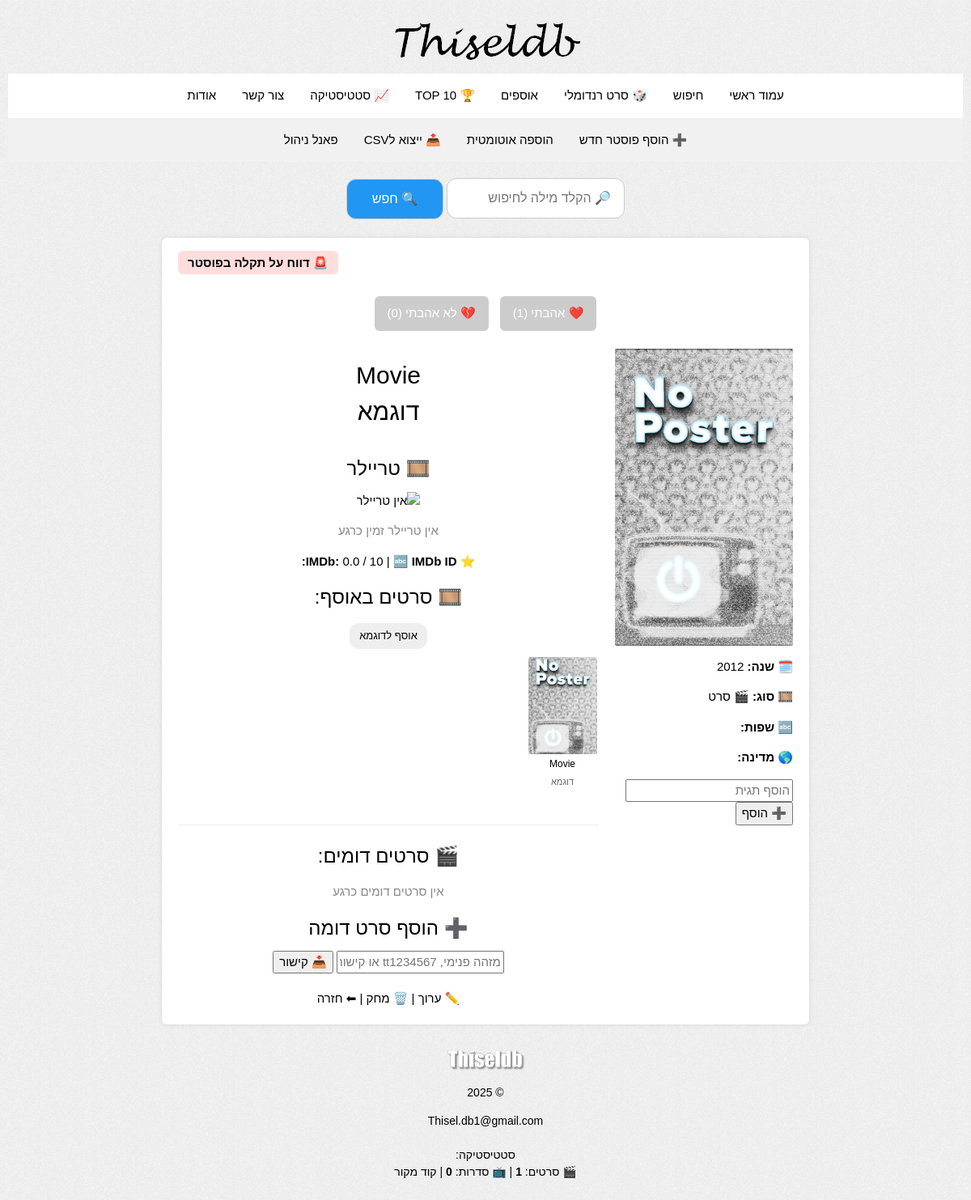
The app's page /poster.php?id=1 with its own data.
### tables this page shows
CREATE TABLE `posters` (
  `id` int(11) NOT NULL,
  `title_en` varchar(255) DEFAULT NULL,
  `title_he` varchar(255) DEFAULT NULL,
  `year` varchar(20) DEFAULT NULL,
  `imdb_rating` decimal(3,1) DEFAULT NULL,
  `imdb_link` varchar(255) DEFAULT NULL,
  `image_url` varchar(255) DEFAULT NULL,
  `plot` text DEFAULT NULL,
  `plot_he` text DEFAULT NULL,
  `lang_code` varchar(10) DEFAULT NULL,
  `is_dubbed` tinyint(1) DEFAULT 0,
  `has_subtitles` tinyint(1) DEFAULT 0,
  `tvdb_id` varchar(100) DEFAULT NULL,
  `youtube_trailer` varchar(255) DEFAULT NULL,
  `genre` varchar(255) DEFAULT NULL,
  `actors` text DEFAULT NULL,
  `metacritic_score` varchar(50) DEFAULT NULL,
  `rt_score` varchar(50) DEFAULT NULL,
  `metacritic_link` varchar(255) DEFAULT NULL,
  `rt_link` varchar(255) DEFAULT NULL,
  `imdb_id` varchar(15) DEFAULT NULL,
  `pending` tinyint(4) DEFAULT 0,
  `collection_name` varchar(255) DEFAULT NULL,
  `created_at` datetime DEFAULT current_timestamp(),
  `type_id` int(11) DEFAULT NULL,
  `directors` varchar(255) DEFAULT NULL,
  `writers` varchar(255) DEFAULT NULL,
  `producers` varchar(255) DEFAULT NULL,
  `cinematographers` varchar(255) DEFAULT NULL,
  `composers` varchar(255) DEFAULT NULL,
  `runtime` int(11) DEFAULT NULL,
  `languages` varchar(255) DEFAULT NULL,
  `countries` varchar(255) DEFAULT NULL,
  `tmdb_collection_id` int(11) DEFAULT NULL
);

CREATE TABLE `poster_types` (
  `id` int(11) NOT NULL,
  `code` varchar(50) DEFAULT NULL,
  `label_he` varchar(100) DEFAULT NULL,
  `label_en` varchar(100) DEFAULT NULL,
  `icon` varchar(10) DEFAULT NULL,
  `description` text DEFAULT NULL,
  `sort_order` int(11) DEFAULT 0
);

CREATE TABLE `collections` (
  `id` int(11) NOT NULL,
  `name` varchar(255) DEFAULT NULL,
  `description` text DEFAULT NULL,
  `created_at` timestamp NULL DEFAULT current_timestamp(),
  `image_url` text DEFAULT NULL
);

### poster.php (the view, shortened to what this page needs)
<?php
include 'header.php';
function extractYoutubeId($url) {
  return '';
}
function safe($str) {
  return htmlspecialchars($str, ENT_QUOTES, 'UTF-8');
}
function format_imdb_rating($v) {
    return ($v !== null && $v !== '') ? number_format((float)$v, 1) : '—';
}
require_once 'server.php';
$id = isset($_GET['id']) ? intval($_GET['id']) : 0;
$result = $conn->query("SELECT p.*, pt.label_he AS type_label, pt.icon AS type_icon
  FROM posters p
  LEFT JOIN poster_types pt ON p.type_id = pt.id
  WHERE p.id = $id");
$row = $result->fetch_assoc();
$video_id = extractYoutubeId($row['youtube_trailer'] ?? '');
$visitor_token = session_id();
$vote_row = $conn->query("
  SELECT vote_type FROM poster_votes
  WHERE poster_id = $id AND visitor_token = '$visitor_token'
");
$user_vote = $vote_row->num_rows ? $vote_row->fetch_assoc()['vote_type'] : '';
$likes = $conn->query("
  SELECT COUNT(*) as c FROM poster_votes
  WHERE poster_id=$id AND vote_type='like'
")->fetch_assoc()['c'];
$dislikes = $conn->query("
  SELECT COUNT(*) as c FROM poster_votes
  WHERE poster_id=$id AND vote_type='dislike'
")->fetch_assoc()['c'];
$similar = [];
$collections = [];
$res = $conn->query("
  SELECT c.* FROM poster_collections pc
  JOIN collections c ON c.id = pc.collection_id
  WHERE pc.poster_id = $id
");
while ($r = $res->fetch_assoc()) $collections[] = $r;
$display_title_en = $row['title_en'];
?>
<!DOCTYPE html>
<html lang="he" dir="rtl">
<head>
  <link rel="stylesheet" href="style.css">
</head>
<body class="rtl">
<br>
<div class="poster-page">
  <div style="text-align:left; margin-bottom:10px;">
    <a href="report.php?poster_id=<?= $row['id'] ?>" style="background:#ffdddd; color:#a00; padding:6px 12px; border-radius:6px; font-weight:bold; text-decoration:none;">🚨 דווח על תקלה בפוסטר</a>
  </div>
  <form method="post" style="margin-top:30px;">
  <button type="submit" name="vote" class="like-button" value="like"
    style="background:<?= $user_vote === 'like' ? '#28a745' : '#ccc' ?>; color:white; padding:10px 16px; border:none; border-radius:6px;">
    ❤️ אהבתי (<?= $likes ?>)
  </button>
  <button type="submit" name="vote" class="like-button" value="dislike"
    style="background:<?= $user_vote === 'dislike' ? '#dc3545' : '#ccc' ?>; color:white; padding:10px 16px; border:none; border-radius:6px; margin-right:10px;">
    💔 לא אהבתי (<?= $dislikes ?>)
  </button>
</form><br>
  <div style="float: right; width: 220px; margin-left: 20px; text-align: right;">
    <?php
    $img = (!empty($row['image_url'])) ? $row['image_url'] : 'images/no-poster.png';
    ?>
    <img src="<?= htmlspecialchars($img) ?>" alt="Poster" style="width: 100%; border-radius: 2px;">
    <div style="margin-top: 10px;">
      <p><strong>🗓️ שנה:</strong> <a href="home.php?year=<?=urlencode($row['year'])?>"><?= htmlspecialchars($row['year']) ?></a></p>
      <?php if (!empty($row['type_label']) || !empty($row['type_icon'])): ?>
      <p><strong>🎞️ סוג:</strong> <?= htmlspecialchars($row['type_icon'] . ' ' . $row['type_label']) ?></p>
      <?php endif; ?>
      <p><strong>🔤 שפות:</strong>
      </p>
      <p><strong>🌎 מדינה:</strong>
      </p>
      <form method="post" style="margin-bottom:20px;">
        <input type="text" name="user_tags" placeholder="הוסף תגית" required>
        <button type="submit" name="add_user_tags">➕ הוסף</button>
      </form>
    </div>
  </div>
  <div class="poster-details">
    <h2>
      <?= htmlspecialchars($display_title_en) ?>
      <?php if (!empty($row['title_he'])): ?><br><?= htmlspecialchars($row['title_he']) ?><?php endif; ?>
    </h2>
    <?php if ($video_id): ?>
      <div style="margin-top:30px; text-align:center;">
        <h3>🎞️ טריילר</h3>
        <iframe width="100%" height="315"
          src="https://www.youtube.com/embed/<?= htmlspecialchars($video_id) ?>"
          frameborder="0"
          allow="accelerometer; autoplay; clipboard-write; encrypted-media; gyroscope; picture-in-picture"
          allowfullscreen loading="lazy"></iframe>
      </div>
    <?php else: ?>
      <div style="margin-top:30px; text-align:center;">
        <h3>🎞️ טריילר</h3>
        <img src="images/no-trailer.png" alt="אין טריילר" style="width:300px; border-radius:6px;">
        <p style="color:#888;">אין טריילר זמין כרגע</p>
      </div>
    <?php endif; ?>
    <p>
      <strong>⭐ IMDb:</strong> <?= format_imdb_rating($row['imdb_rating']) ?><?= $row['imdb_rating'] ? ' / 10' : '' ?>
      | <strong>🔤 IMDb ID:</strong> <?= htmlspecialchars($row['imdb_id']) ?>
    </p>
<?php if (count($collections) > 0): ?>
  <h3>🎞️ סרטים באוסף:</h3>
  <?php foreach ($collections as $c): ?>
    <div>
      <div style="margin-bottom:6px;">
        <a href="collection.php?id=<?= $c['id'] ?>" class="tag"><?= safe($c['name']) ?></a>
      </div>
      <div style="display:flex;flex-wrap:wrap;gap:14px;">
        <?php
        $res_movies = $conn->query("SELECT p.id, p.title_en, p.title_he, p.image_url
          FROM poster_collections pc
          JOIN posters p ON pc.poster_id = p.id
          WHERE pc.collection_id = ".$c['id']." ORDER BY p.year, p.title_en");
        while ($p = $res_movies->fetch_assoc()):
          $img = $p['image_url'] ?: 'images/no-poster.png';
        ?>
        <div style="text-align:center;width:90px;">
          <a href="poster.php?id=<?= $p['id'] ?>">
            <img src="<?= safe($img) ?>" style="width:85px;height:120px;object-fit:cover;border-radius:3px;"><br>
            <span style="font-size:12px"><?= safe($p['title_en']) ?></span>
            <?php if (!empty($p['title_he'])): ?><br><span style="font-size:11px;color:#666;"><?= safe($p['title_he']) ?></span><?php endif; ?>
          </a>
        </div>
        <?php endwhile; ?>
      </div>
    </div>
    <br>
  <?php endforeach; ?>
<?php endif; ?>
    <hr>
    <h3>🎬 סרטים דומים:</h3>
    <?php if ($similar): ?>
      <div style="display:flex; flex-wrap:wrap; gap:16px;">
        <?php foreach ($similar as $sim): ?>
          <?php $sim_img = (!empty($sim['image_url'])) ? $sim['image_url'] : 'images/no-poster.png'; ?>
          <div style="width:100px; text-align:center;">
            <form method="post">
              <a href="poster.php?id=<?= $sim['id'] ?>">
                <img src="<?= htmlspecialchars($sim_img) ?>" style="width:100px; border-radius:1px;"><br>
                <small><?= htmlspecialchars($sim['title_en']) ?></small>
              </a><br>
              <button type="submit" name="remove_similar" value="<?= $sim['id'] ?>">🗑️</button>
            </form>
          </div>
        <?php endforeach; ?>
      </div>
    <?php else: ?>
      <p style="color:#888;">אין סרטים דומים כרגע</p>
    <?php endif; ?>
    <h3>➕ הוסף סרט דומה</h3>
    <form method="post">
      <input type="text" name="similar_input" placeholder="מזהה פנימי, tt1234567 או קישור" required>
      <button type="submit" name="add_similar">📥 קישור</button>
    </form>
<div class="actions" style="margin-top:20px;">
      <a href="edit.php?id=<?= $row['id'] ?>">✏️ ערוך</a> |
      <a href="delete.php?id=<?= $row['id'] ?>" onclick="return confirm('למחוק את הפוסטר?')">🗑️ מחק</a> |
      <a href="index.php">⬅ חזרה</a>
    </div>
  </div>
</div>
</body>
</html>
<?php
include 'footer.php';
?>

### style.css (style rules this page uses)
* { font-family: Arial !important; }
a { color: #2d89ef !important;text-decoration: none !important }
body { padding:10px !important; background-image: url("images/pattern.png") !important; font-family: Arial, sans-serif; }
a { color:black !important; }
.rtl { direction: rtl !important; }

### w3.css (style rules this page uses)
html { box-sizing:border-box }
*,*:before,*:after { box-sizing:inherit }
html { -ms-text-size-adjust:100%;-webkit-text-size-adjust:100% }
body { margin:0 }
a { background-color:transparent }
b,strong { font-weight:bolder }
img { border-style:none }
hr { box-sizing:content-box;height:0;overflow:visible }
button,input,select,textarea,optgroup { font:inherit;margin:0 }
button,input { overflow:visible }
button,select { text-transform:none }
button,[type=button],[type=reset],[type=submit] { -webkit-appearance:button }
html,body { font-family:Verdana,sans-serif;font-size:15px;line-height:1.5 }
html { overflow-x:hidden }
h2 { font-size:30px }
h3 { font-size:24px }
h1,h2,h3,h4,h5,h6 { font-family:"Segoe UI",Arial,sans-serif;font-weight:400;margin:10px 0 }
hr { border:0;border-top:1px solid #eee;margin:20px 0 }
img { vertical-align:middle }
a { color:inherit }

### nav.php (style rules this page uses)
button, input, select, textarea, optgroup { font: inherit; margin: 0; }

### poster.php (style rules this page uses)
body.rtl { direction: rtl; font-family: Arial; background:#f1f1f1; padding:40px; }
.poster-page { max-width:800px; margin:auto; background:#fff; padding:20px; border-radius:6px; box-shadow:0 0 6px rgba(0,0,0,0.1); }
.poster-details { overflow:hidden; }
.tag { background:#eee; padding:6px 12px; margin:4px; display:inline-block; border-radius:12px; font-size:13px; text-decoration:none; color:#333; }
button.like-button { cursor: pointer; }

### records on screen
posters: year "2012", poster_types.icon+label_he "🎬 סרט", title_en "Movie", title_he "דוגמא", imdb_rating "0.0"
collections: name "אוסף לדוגמא"

### other values on screen
$label "עמוד ראשי"
$label "חיפוש"
$label "🎲 סרט רנדומלי"
$label "אוספים"
$label "🏆 TOP 10"
$label "📈 סטטיסטיקה"
$label "צור קשר"
$label "אודות"
$label "➕ הוסף פוסטר חדש"
$label "הוספה אוטומטית"
$label "📤 ייצוא לCSV"
$label "פאנל ניהול"
$likes "1"
$dislikes "0"
$count_movies "1"
